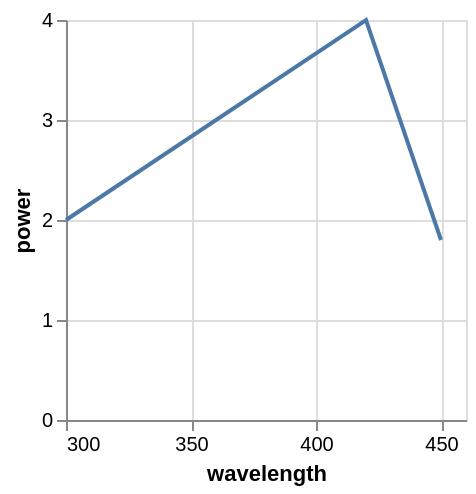

Source (Vega-Lite JSON):
### Vega specification from a JSON file in a GitHub repository (floating-point values rounded to 4 significant figures)
{"$schema": "https://vega.github.io/schema/vega/v5.json", "background": "white", "padding": 5, "width": 200, "height": 200, "style": "cell", "data": [{"name": "source_0", "values": [{"wavelength": 250, "power": 1}, {"wavelength": 300, "power": 2}, {"wavelength": 420, "power": 4}, {"wavelength": 450, "power": 1.8}, {"wavelength": 500, "power": 1.1}]}, {"name": "data_0", "source": "source_0", "transform": [{"type": "formula", "expr": "toNumber(datum[\"wavelength\"])", "as": "wavelength"}, {"type": "filter", "expr": "inrange(datum[\"wavelength\"], [300, 450])"}]}], "marks": [{"name": "marks", "type": "line", "style": ["line"], "sort": {"field": "datum[\"wavelength\"]"}, "from": {"data": "data_0"}, "encode": {"update": {"stroke": {"value": "#4c78a8"}, "x": {"scale": "x", "field": "wavelength"}, "y": {"scale": "y", "field": "power"}, "defined": {"signal": "isValid(datum[\"wavelength\"]) && isFinite(+datum[\"wavelength\"]) && isValid(datum[\"power\"]) && isFinite(+datum[\"power\"])"}}}}], "scales": [{"name": "x", "type": "linear", "domain": [300, 450], "range": [0, {"signal": "width"}], "nice": true, "zero": false}, {"name": "y", "type": "linear", "domain": {"data": "data_0", "field": "power"}, "range": [{"signal": "height"}, 0], "nice": true, "zero": true}], "axes": [{"scale": "x", "orient": "bottom", "gridScale": "y", "grid": true, "tickCount": {"signal": "ceil(width/40)"}, "domain": false, "labels": false, "maxExtent": 0, "minExtent": 0, "ticks": false, "zindex": 0}, {"scale": "y", "orient": "left", "gridScale": "x", "grid": true, "tickCount": {"signal": "ceil(height/40)"}, "domain": false, "labels": false, "maxExtent": 0, "minExtent": 0, "ticks": false, "zindex": 0}, {"scale": "x", "orient": "bottom", "grid": false, "title": "wavelength", "labelFlush": true, "labelOverlap": true, "tickCount": {"signal": "ceil(width/40)"}, "zindex": 0}, {"scale": "y", "orient": "left", "grid": false, "title": "power", "labelOverlap": true, "tickCount": {"signal": "ceil(height/40)"}, "zindex": 0}], "config": {"background": "white"}}
